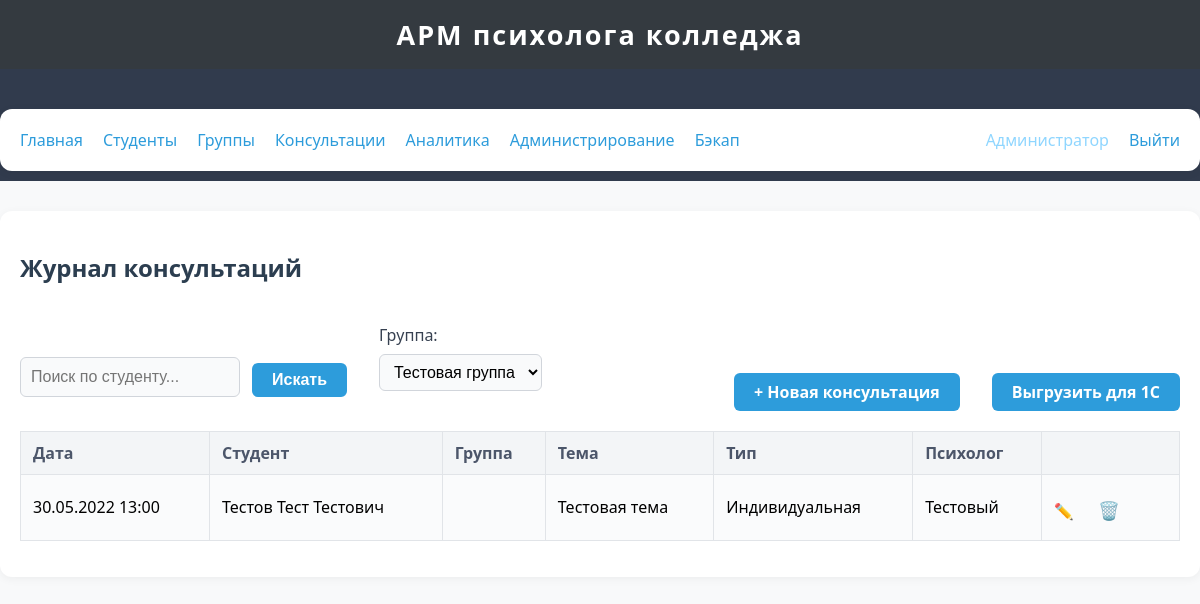
/consultations/?group_id=3 (signed in), run on the app's committed database.
### app/models.py (models this page shows, shortened)
class User(db.Model, UserMixin):
    __tablename__ = 'users'
    id = db.Column(db.Integer, primary_key=True)
    username = db.Column(db.String(64), unique=True, nullable=False)
    password_hash = db.Column(db.String(128), nullable=False)
    role = db.Column(db.String(16), nullable=False, default='psychologist')  # 'psychologist' or 'admin'
    full_name = db.Column(db.String(128), nullable=True)

class Consultation(db.Model):
    __tablename__ = 'consultations'
    id = db.Column(db.Integer, primary_key=True)
    date = db.Column(db.DateTime, nullable=False, default=datetime.utcnow)
    student_id = db.Column(db.Integer, db.ForeignKey('students.id'), nullable=False)
    group_id = db.Column(db.Integer, db.ForeignKey('groups.id'), nullable=True)
    topic = db.Column(db.String(255), nullable=False)
    consultation_type = db.Column(db.String(64), nullable=False)   # индивидуальная, групповая, тестирование и др.
    result = db.Column(db.String(255), nullable=True)
    psychologist = db.Column(db.String(128), nullable=True)        # ФИО психолога

class Student(db.Model):
    __tablename__ = 'students'
    id = db.Column(db.Integer, primary_key=True)
    full_name = db.Column(db.String(128), nullable=False)
    group_id = db.Column(db.Integer, db.ForeignKey('groups.id'), nullable=True)
    date_of_birth = db.Column(db.Date, nullable=True)
    consultations = db.relationship('Consultation', backref='student', lazy=True)

### app/routes/consultations.py (the view)
@consultations_bp.route('/', methods=['GET', 'POST'])
@login_required
def list_consultations():
    form = SearchForm()
    query = Consultation.query.order_by(Consultation.date.desc())
    search = form.query.data if form.validate_on_submit() else request.args.get('query', '')
    if search:
        query = query.join(Student).filter(Student.full_name.ilike(f"%{search}%"))
    group_id = request.args.get('group_id', type=int)
    if group_id:
        query = query.filter(Consultation.group_id == group_id)
    consultations = query.all()
    groups = Group.query.all()
    return render_template('consultations/list.html', consultations=consultations, groups=groups, form=form, group_id=group_id, search=search)

### app/forms.py
class SearchForm(FlaskForm):
    query = StringField('Поиск', validators=[Optional()])
    submit = SubmitField('Искать')

### app/templates/consultations/list.html (shortened to what this page needs)
{% extends 'base.html' %}
{% block content %}
<h2>Журнал консультаций</h2>
<div class="filter-row">
    <form method="get" class="search-box" style="margin-right:10px;">
        {{ form.query(size=24, placeholder="Поиск по студенту...") }}
        <button type="submit" class="btn">Искать</button>
    </form>
    <form method="get">
        <label for="group_id">Группа:</label>
        <select name="group_id" id="group_id" onchange="this.form.submit()">
            {% for group in groups %}
                <option value="{{ group.id }}" {% if group_id and group_id == group.id %}selected{% endif %}>{{ group.name }}</option>
            {% endfor %}
        </select>
    </form>
    <a href="{{ url_for('consultations.add_consultation') }}" class="btn">+ Новая консультация</a>
    <a href="{{ url_for('consultations.export_consultations') }}" class="btn" style="margin-left:10px;">Выгрузить для 1С</a>
</div>
<table id="consultationsTable">
    <thead>
        <tr>
            <th>Дата</th>
            <th>Студент</th>
            <th>Группа</th>
            <th>Тема</th>
            <th>Тип</th>
            <th>Психолог</th>
            <th></th>
        </tr>
    </thead>
    <tbody>
    {% for c in consultations %}
        <tr>
            <td>{{ c.date.strftime('%d.%m.%Y %H:%M') }}</td>
            <td>{{ c.student.full_name if c.student else '' }}</td>
            <td>{{ c.group.name if c.group else '' }}</td>
            <td>{{ c.topic }}</td>
            <td>{{ c.consultation_type }}</td>
            <td>{{ c.psychologist }}</td>
            <td>
                <a href="{{ url_for('consultations.edit_consultation', consultation_id=c.id) }}" title="Редактировать">✏️</a>
                <form method="post" action="{{ url_for('consultations.delete_consultation', consultation_id=c.id) }}"
                      style="display:inline;" class="delete-form">
                    <button type="submit" title="Удалить" style="background:none;border:none;color:#e74c3c;font-size:1.1em;cursor:pointer;">🗑️</button>
                </form>
            </td>
        </tr>
    {% else %}
        <tr>
            <td colspan="7"><i>Нет консультаций.</i></td>
        </tr>
    {% endfor %}
    </tbody>
</table>
{% endblock %}

### app/templates/base.html (shortened to what this page needs)
<!DOCTYPE html>
<html lang="ru">
<head>
    <link rel="stylesheet" href="{{ url_for('static', filename='css/style.css') }}">
</head>
<body>
    <header>
        <div style="font-size:1.3em; font-weight:600;">АРМ психолога колледжа</div>
    </header>
    <nav style="background:#313b4d; padding:10px 0;">
        <div class="container" style="display:flex;gap:20px;align-items:center;">
            <a href="{{ url_for('index') }}">Главная</a>
            <a href="{{ url_for('students.list_students') }}">Студенты</a>
            <a href="{{ url_for('groups.list_groups') }}">Группы</a>
            <a href="{{ url_for('consultations.list_consultations') }}">Консультации</a>
            <a href="{{ url_for('analytics.overview') }}">Аналитика</a>
            {% if current_user.is_authenticated and current_user.role == 'admin' %}
                <a href="{{ url_for('admin.users') }}">Администрирование</a>
                <a href="{{ url_for('backup.backup_page') }}">Бэкап</a>
            {% endif %}
            {% if current_user.is_authenticated %}
                <span style="color:#8fd6ff;font-weight:500;">{{ current_user.full_name or current_user.username }}</span>
                <a href="{{ url_for('auth.logout') }}">Выйти</a>
            {% else %}
                <a href="{{ url_for('auth.login') }}">Войти</a>
            {% endif %}
        </div>
    </nav>
    <div class="container">
        {% block content %}
        {% endblock %}
    </div>
</body>
</html>

### app/static/css/style.css (style rules this page uses)
body { background: #f8f9fa; font-family: "Segoe UI", Arial, sans-serif; font-size: 16px; margin: 0; padding: 0; }
header, nav, .navbar, .sidebar { background: #343a40; color: #fff; }
header { padding: 16px 0; text-align: center; font-size: 1.3em; letter-spacing: 2px; }
.container { max-width: 1200px; margin: 30px auto 0 auto; padding: 20px; background: #fff; border-radius: 12px; box-shadow: 0 2px 10px rgba(0,0,0,0.05); }
h1, h2, h3 { color: #2c3e50; font-weight: 600; }
table { width: 100%; border-collapse: collapse; margin: 16px 0; background: #fafbfc; }
th, td { border: 1px solid #e1e4e8; padding: 10px 12px; text-align: left; vertical-align: middle; }
th { background: #f3f5f7; color: #4c566a; font-weight: bold; }
form { margin: 20px 0; }
label { display: block; margin-bottom: 6px; font-weight: 500; color: #374151; }
input[type="text"], input[type="password"], input[type="date"], input[type="datetime-local"], select, textarea { width: 100%; padding: 8px 10px; font-size: 1em; border: 1px solid #d1d5db; border-radius: 6px; outline: none; background: #f9fafb; box-sizing: border-box; margin-top: 2px; }
button, .btn { background: #2d9cdb; color: #fff; border: none; border-radius: 6px; padding: 8px 20px; font-size: 1em; font-weight: 600; cursor: pointer; transition: background 0.15s; margin-top: 8px; }
a { color: #2d9cdb; text-decoration: none; transition: color 0.17s; }
.search-box { margin: 0 0 14px 0; display: flex; gap: 12px; }
.search-box input[type="text"] { width: 220px; min-width: 150px; }
.filter-row { margin: 12px 0 20px 0; display: flex; gap: 22px; align-items: flex-end; }

### data on the page
User: full_name "Администратор"
Consultation: date "30.05.2022 13:00", student "Тестов Тест Тестович", topic "Тестовая тема", consultation_type "Индивидуальная", psychologist "Тестовый"

### other printed values
form field group_id "Тестовая группа"
